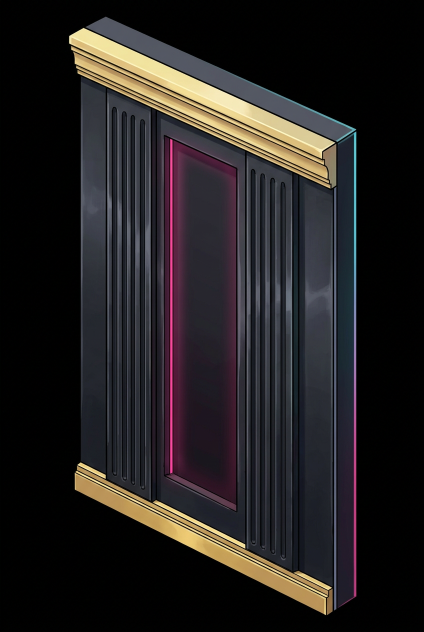
#> input picture ART_ASSETS/tanda_02/_source/wall_straight.png, 848 x 1264 px (shown at 1/2 size)
$ python prepare_tanda_02.py
#> lines starting #> are read from the running program, lines starting #| are printed output that depends on the picture; after the words box and inside, x2 and y2 are one past the last pixel; in counts of white or black regions, pixels touching at a corner belong together
#!/usr/bin/env python3
# -*- coding: utf-8 -*-
"""DEADBEAT DISCO · Fase 1 · Tanda 02 — preparación reproducible de assets.

Convierte las 10 ilustraciones fuente de ART_ASSETS/tanda_02/_source/ en los
PNG finales que el motor espera, usando EXCLUSIVAMENTE las dimensiones de los
slots V5 reales que consumen el pintor de muros ($b / _b) y el pintor de
puertas (Bg). No se genera ninguna lámina, spritesheet ni sustituto.

Recorte:
  1. Se detecta el color de fondo por mediana de las 4 esquinas (negro en 9
     fuentes, blanco en threshold_entry). NO se asume un color fijo.
  2. Clave por distancia al fondo con umbral por asset + rampa de antialias,
     de modo que los halos de neón no dejen bordes sucios.
  3. Se restauran los huecos INTERIORES grandes (negros legítimos del objeto)
     mediante componentes conexas que no tocan el borde: evita agujeros.
  4. Se recorta al bounding box alfa y se escala al tamaño exacto del slot
     (modo 'fit' = recorte centrado, 'contain' = padding transparente).
  5. Se guarda RGBA con canal alfa real, separado de las fuentes originales.

Uso: python3 ART_TOOLS/prepare_tanda_02.py
"""
from __future__ import annotations

import json
import statistics
from collections import deque
from pathlib import Path

from PIL import Image, ImageChops, ImageFilter

ROOT = Path(__file__).resolve().parents[1]
SRC = ROOT / "ART_ASSETS" / "tanda_02" / "_source"
DST = ROOT / "ART_ASSETS" / "tanda_02"

# id, fichero fuente, fichero final, slot V5 REAL, w, h, modo, umbral, pivote,
# uso previsto, referencia de código, nota de adaptación
SPEC = [
    dict(id="A01", name="wall_straight", src="wall_straight.png",
         file="wall_straight.png", slot="wall_stained_glass_arch", w=120, h=176,
         mode="fit", thr=14, pivot="bottom-center",
         use="Panel recto base. El motor lo repite por panel a lo largo de cada edge.",
         code="_b(ctx,i,y,o,r,t) / $b wrapper v8.6 · panelCount=round(edge.len/230)",
         adapt="Proporcion 0.68 coincide con el slot (120x176)."),
    dict(id="A02", name="wall_corner_inner", src="wall_corner_inner.png",
         file="wall_corner_inner.png", slot="wall_limbo_ticket_window", w=144, h=144,
         mode="fit", thr=14, pivot="bottom-center",
         use="Esquina interior / panel de union en muro de circulo 0 (HUB-LIMBO), c%3==1.",
         code="$b wrapper v8.6 · drawImage(lw, i-68, -160, 136, 136)",
         adapt="Proporcion 1:1 coincide con el slot."),
    dict(id="A03", name="wall_corner_outer", src="wall_corner_outer.png",
         file="wall_corner_outer.png", slot="wall_avaricia_vault_door", w=150, h=86,
         mode="fit", thr=14, pivot="bottom-center",
         use="Esquina exterior / modulo de cambio de orientacion, circulo 3.",
         code="$b wrapper · else if(3===o) drawImage(vd, i-84, -132, 168, 96)",
         adapt="1.79 -> 1.74, recorte centrado del 3% horizontal."),
    dict(id="A04", name="wall_end_cap", src="wall_end_cap.png",
         file="wall_end_cap.png", slot="wall_traicion_glacier_panel", w=124, h=64,
         mode="fit", thr=14, pivot="bottom-center",
         use="Remate terminal de tramo de muro, circulo 8.",
         code="$b wrapper · else if(8===o) drawImage(gw, i-84, -128, 168, 87)",
         adapt="1.83 -> 1.94, recorte centrado del 6% vertical."),
    dict(id="A05", name="wall_pillar", src="wall_pillar.png",
         file="wall_pillar.png", slot="nucleo_pillar_prop", w=204, h=505,
         mode="fit", thr=14, pivot="bottom-center",
         use="Pilar estructural. Se resuelve via hasV5Slot() en props con colisionador propio.",
         code="v8.2 resolvePropV5 · hasV5Slot('nucleo_pillar_prop')",
         adapt="0.558 -> 0.404: recorte lateral centrado; el fuste es central y no se pierde."),
    dict(id="A06", name="door_closed", src="door_closed.png",
         file="door_closed.png", slot="campaign_door_leaf", w=76, h=54,
         mode="fit", thr=14, pivot="center",
         crop=(0.115, 0.055, 0.515, 0.965),
         use="Hoja UNA de puerta cerrada. El motor la dibuja dos veces (2ª espejada).",
         code="Bg(door) · drawImage(dl, wx-60-58*o, wy-86, 60, 80) + scale(-1,1)",
         adapt="Se recorta la media puerta IZQUIERDA de la fuente: el slot es una sola "
               "hoja, no la puerta doble. La apertura sigue siendo desplazamiento "
               "58*o de la misma hoja; NO se cambia la logica de apertura."),
    dict(id="A07", name="door_open", src="door_open.png",
         file="door_open.png", slot="campaign_door_side_leaf", w=52, h=136,
         mode="fit", thr=16, pivot="center",
         crop=(0.355, 0.045, 0.585, 0.965),
         use="Hoja lateral de paso abierto. El motor la desplaza -118*o al abrir.",
         code="Bg(door) · else if(|nx|>.58) drawImage(sl, -8, -88-118*o, 48, 136)",
         adapt="INCOMPATIBILIDAD DOCUMENTADA: el motor no tiene un sprite alternativo "
               "de 'puerta abierta'; anima la MISMA hoja con Ot.openT. La pieza se "
               "adapta a la franja central del hueco y se integra como hoja lateral, "
               "no como estado del interruptor de apertura."),
    dict(id="A08", name="doorway_frame", src="doorway_frame.png",
         file="doorway_frame.png", slot="campaign_door_frame", w=196, h=124,
         mode="fit", thr=14, pivot="center",
         use="Marco de portal con centro VACIO: deja ver las hojas detras, cerradas o abiertas.",
         code="Bg(door) · drawImage(df, wx-96, wy-114, 192, 122)",
         adapt="1.83 -> 1.58, recorte centrado del 14% horizontal; el hueco central "
               "se conserva integro para no tapar el paso."),
    dict(id="A09", name="threshold_entry", src="threshold_entry.png",
         file="threshold_entry.png", slot="campaign_door_south_gate", w=196, h=67,
         mode="contain", thr=40, pivot="center",
         use="Umbral de entrada enrasado con el suelo de la puerta sur.",
         code="Bg(door) · else if(ny<-.58) drawImage(sg, wx-98, wy-46, 196, 67)",
         adapt="Fondo BLANCO en la fuente (detectado por esquinas). Diamante 2:1 se "
               "conserva completo con 'contain' y padding transparente: sin deformar "
               "y sin recortar las puntas. No anade colisiones ni falso obstaculo."),
    dict(id="A10", name="wall_neon_detail", src="wall_neon_detail.png",
         file="wall_neon_detail.png", slot="wall_neon_club_crest", w=84, h=84,
         mode="fit", thr=14, pivot="center",
         use="Modulo de neon complementario sobre muro / HUD de escenario.",
         code="$b wrapper · 1===o && c%2===0 drawImage(cr, i-26, -172, 52, 52); "
              "DMO_HUB v3.5 decor 44x44 / 48x48",
         adapt="Proporcion 1:1 coincide con el slot."),
]

HOLE_MIN = 900          # huecos interiores legítimos por debajo de este área se rellenan
RAMP = 26               # rampa de antialias sobre el umbral


def bg_color(im: Image.Image):
    w, h = im.size
    pts = [im.getpixel(p) for p in [(0, 0), (w - 1, 0), (0, h - 1), (w - 1, h - 1),
                                    (w // 2, 0), (w // 2, h - 1), (0, h // 2), (w - 1, h // 2)]]
    return tuple(int(statistics.median(c[k] for c in pts)) for k in range(3))


def build_alpha(im: Image.Image, thr: int):
    """Devuelve una máscara L (0=fondo, 255=objeto) con rampa y cierre de huecos."""
    bg = bg_color(im)
    solid = Image.new("RGB", im.size, bg)
    diff = ImageChops.difference(im, solid)
    # distancia por canal -> máximo de los tres
    r, g, b = diff.split()
    dist = ImageChops.lighter(ImageChops.lighter(r, g), b)

    # rampa: por debajo de thr -> 0; entre thr y thr+RAMP -> transición suave
    lut = [0 if v <= thr else (255 if v >= thr + RAMP else int(255 * (v - thr) / RAMP))
           for v in range(256)]
    alpha = dist.point(lut)

    # Cierre de huecos interiores: binarizamos y etiquetamos componentes de
    # "transparente" que NO tocan el borde. Las grandes son detalles negros
    # legítimos del objeto (fondo, vidriera, jambas), no fondo.
    binary = alpha.point(lambda v: 255 if v >= 128 else 0)
    w, h = binary.size
    px = binary.load()
    seen = bytearray(w * h)
    q = deque()
    for x in range(w):
        for y in (0, h - 1):
            i = y * w + x
            if px[x, y] == 0 and not seen[i]:
                seen[i] = 1
                q.append((x, y))
    for y in range(h):
        for x in (0, w - 1):
            i = y * w + x
            if px[x, y] == 0 and not seen[i]:
                seen[i] = 1
                q.append((x, y))
    while q:                                   # fondo conectado al borde
        x, y = q.popleft()
        for nx, ny in ((x - 1, y), (x + 1, y), (x, y - 1), (x, y + 1)):
            if 0 <= nx < w and 0 <= ny < h:
                j = ny * w + nx
                if not seen[j] and px[nx, ny] == 0:
                    seen[j] = 1
                    q.append((nx, ny))

    out = alpha.copy()
    op = out.load()
    for y in range(h):
        for x in range(w):
            i = y * w + x
            if px[x, y] == 0 and not seen[i]:   # hueco interior
                op[x, y] = 255
    # antialias final muy ligero, sin comer el contorno
    return out.filter(ImageFilter.GaussianBlur(0.45)), bg


def crop_alpha(im: Image.Image, alpha: Image.Image):
    bbox = alpha.getbbox()
    if not bbox:
        raise RuntimeError("recorte vacío: toda la imagen se consideró fondo")
    return im.crop(bbox), alpha.crop(bbox)


def place(im: Image.Image, alpha: Image.Image, W: int, H: int, mode: str):
    sw, sh = im.size
    if mode == "contain":
        k = min(W / sw, H / sh)
        nw, nh = max(1, round(sw * k)), max(1, round(sh * k))
        placed = Image.new("RGBA", (W, H), (0, 0, 0, 0))
        piece = im.convert("RGBA").resize((nw, nh), Image.LANCZOS)
        pa = alpha.resize((nw, nh), Image.LANCZOS)
        piece.putalpha(pa)
        placed.paste(piece, ((W - nw) // 2, (H - nh) // 2))
        return placed, (nw, nh, (W - nw) // 2, (H - nh) // 2)
    # fit: escala cubriendo y recorta el exceso centrado (sin deformar)
    k = max(W / sw, H / sh)
    nw, nh = max(1, round(sw * k)), max(1, round(sh * k))
    big = im.convert("RGBA").resize((nw, nh), Image.LANCZOS)
    ba = alpha.resize((nw, nh), Image.LANCZOS)
    big.putalpha(ba)
    l, t = (nw - W) // 2, (nh - H) // 2
    return big.crop((l, t, l + W, t + H)), (nw, nh, l, t)


def main():
    DST.mkdir(parents=True, exist_ok=True)
    manifest = {
        "tanda": "02",
        "title": "Reconstruccion artistica: arquitectura modular de la discoteca",
        "family": "arquitectura interior modular",
        "loader": "window.__DDM_V5_IMG[key] -> window.__DDM_GET_V5(key) "
                  "(registro V5 existente, ampliado en ART_PACK/art_pack.js)",
        "html": "DEADBEAT_DISCO.ART.html (sin modificar: ya carga ART_PACK/art_pack.js)",
        "count": len(SPEC),
        "preparation": "ART_TOOLS/prepare_tanda_02.py · Pillow · recorte por distancia "
                       "al color de fondo detectado en esquinas · cierre de huecos "
                       "interiores · LANCZOS · canal alfa real",
        "assets": [],
    }
    for s in SPEC:
        src_path = SRC / s["src"]
        src = Image.open(src_path).convert("RGB")
#> src is the input picture: PIL image 848x1264 RGB; mean R, G, B 35.4, 32.1, 32.4
        if s.get("crop"):
            a, b, c, d = s["crop"]
            w, h = src.size
            src = src.crop((round(a * w), round(b * h), round(c * w), round(d * h)))
        alpha, bg = build_alpha(src, s["thr"])
#> in bg_color, `pts = [im.getpixel(p) for p in [(0, 0), (w - 1, 0), (0, h - 1), (w - 1..`: pts = [(0, 1, 0), (2, 1, 1), (1, 1, 1), (3, 6, 3), (0, 2, 2), (2, 3, 2), (2, 2, 0), (0, 1, 1)]
#> in build_alpha, `bg = bg_color(im)`: bg = (1, 1, 1)
#> in build_alpha, `solid = Image.new("RGB", im.size, bg)`: solid: PIL image 848x1264 RGB; every value is 1
#> in build_alpha, `binary = alpha.point(lambda v: 255 if v >= 128 else 0)`:
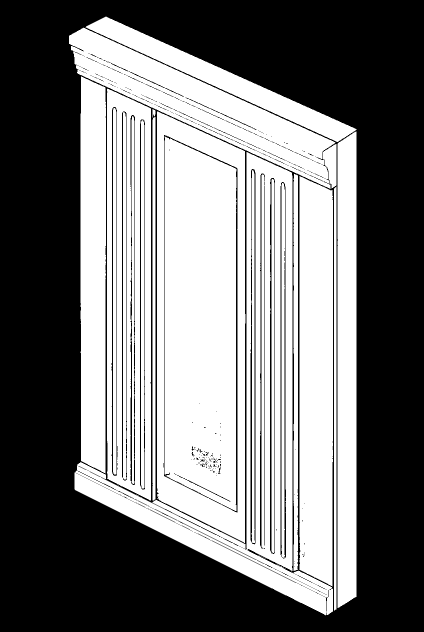
#> binary: PIL image 848x1264 L (shown at 1/2 size); 46.2% white; 16 white regions (1 under 20 px), largest, box (x1, y1, x2, y2) and area: (314, 223, 491, 1086) 133340, (149, 304, 666, 1231) 85342, (599, 352, 666, 1173) 52546
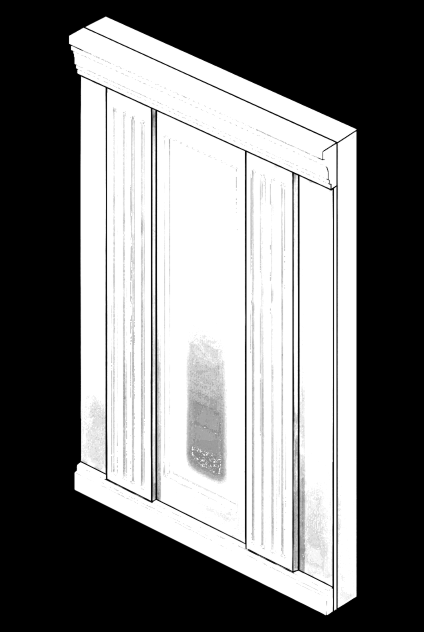
#> alpha: PIL image 848x1264 L (shown at 1/2 size); min 0, max 255, mean 120.8
#> bg = (1, 1, 1)
        obj, alpha = crop_alpha(src, alpha)
#> in crop_alpha, `bbox = alpha.getbbox()`: bbox = (136, 31, 715, 1232)
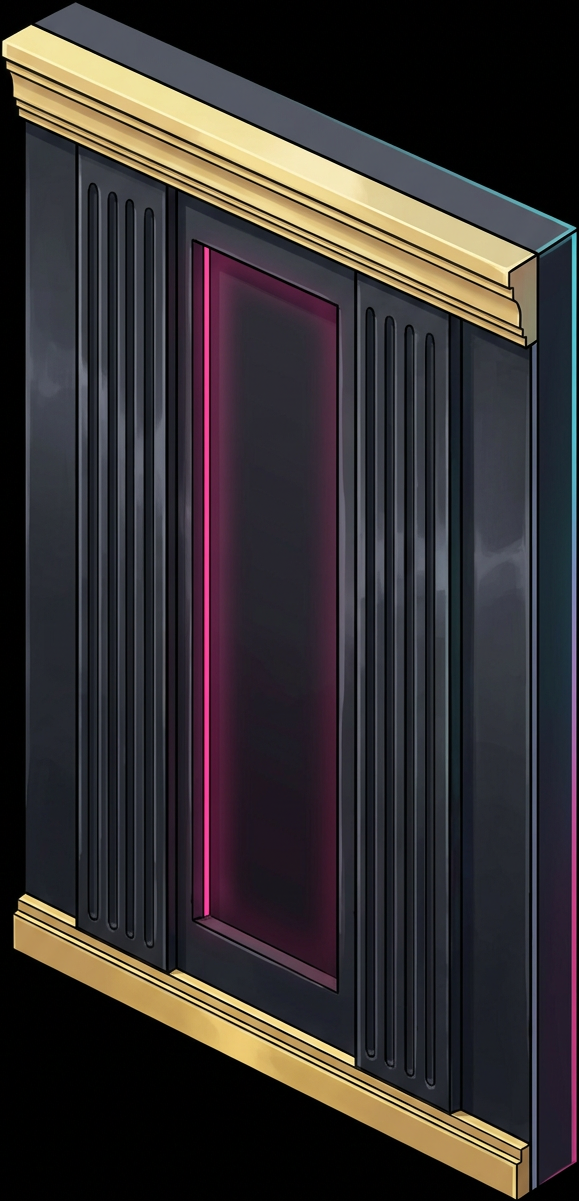
#> obj: PIL image 579x1201 RGB; mean R, G, B 54.3, 49.3, 49.7
#> alpha: PIL image 579x1201 L
        final, geo = place(obj, alpha, s["w"], s["h"], s["mode"])
#> in place, `ba = alpha.resize((nw, nh), Image.LANCZOS)`:
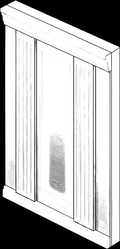
#> ba: PIL image 120x249 L; min 0, max 255, mean 185.4
#> in place, `big.putalpha(ba)`:
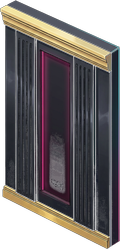
#> big: PIL image 120x249 RGBA; mean R, G, B, A 54.4, 49.4, 49.9, 185.4; transparent parts drawn white
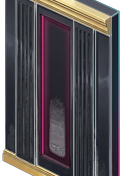
#> final: PIL image 120x176 RGBA; mean R, G, B, A 55.9, 50.9, 55.5, 221.6; transparent parts drawn white
#> geo = (120, 249, 0, 36)
        out = DST / s["file"]
        final.save(out, "PNG", optimize=True)

        # verificación inmediata del canal alfa y de la decodificación
        chk = Image.open(out)
        chk.load()
        a = chk.getchannel("A")
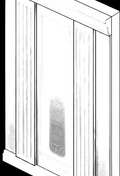
#> a: PIL image 120x176 L; min 0, max 255, mean 221.6
        lo, hi = a.getextrema()
#> lo = 0; hi = 255
        opaque = sum(1 for v in a.getdata() if v > 8)
#> opaque = 19963
        total = s["w"] * s["h"]
        manifest["assets"].append({
            "id": s["id"], "name": s["name"], "path": "ART_ASSETS/tanda_02/" + s["file"],
            "source": "ART_ASSETS/tanda_02/_source/" + s["src"],
            "width": chk.width, "height": chk.height,
            "format": "PNG", "mode": chk.mode, "alpha": True,
            "alphaExtrema": [lo, hi], "opaqueRatio": round(opaque / total, 4),
#> (the run stopped early here; a loop or call above may not have finished)

$ run again, with ART_ASSETS/tanda_02/_source/door_open.png copied over ART_ASSETS/tanda_02/_source/wall_straight.png
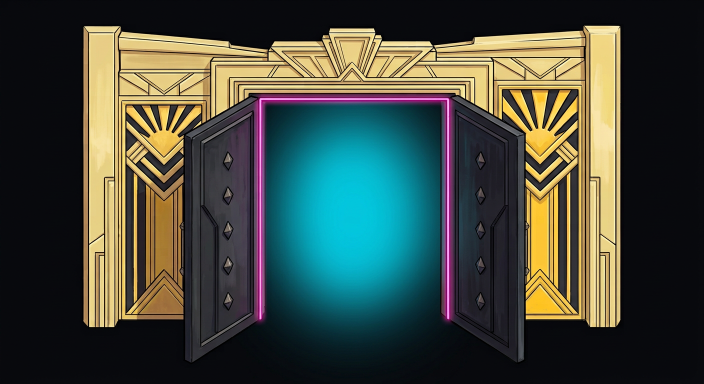
#> input picture ART_ASSETS/tanda_02/_source/door_open.png, 1408 x 768 px (shown at 1/2 size)
#> in main, src is the input picture: PIL image 1408x768 RGB; mean R, G, B 65.6, 73.3, 62.8
#> pts = [(6, 9, 11), (6, 8, 10), (7, 8, 11), (17, 18, 19), (6, 7, 12), (9, 13, 17), (8, 10, 13), (6, 8, 12)]
#> in build_alpha, `bg = bg_color(im)`: bg = (6, 8, 12)
#> in build_alpha, `binary = alpha.point(lambda v: 255 if v >= 128 else 0)`:
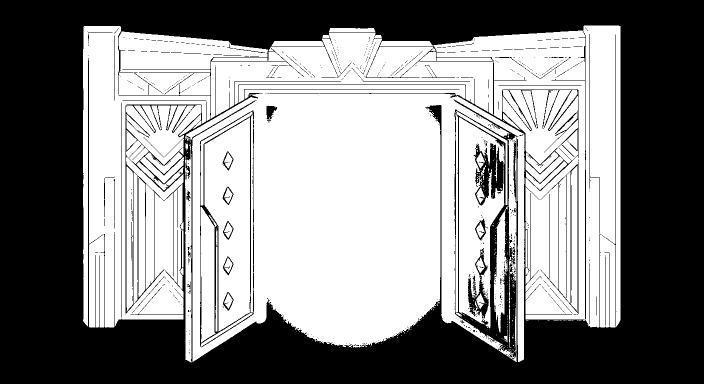
#> binary: PIL image 1408x768 L (shown at 1/2 size); 53.2% white; 769 black regions (705 under 20 px), largest, box (x1, y1, x2, y2) and area: (0, 0, 1408, 768) 489026, (400, 221, 508, 695) 4551, (1081, 323, 1157, 629) 1996
#> bbox = (164, 49, 1243, 730)
#> geo = (279, 176, 79, 0)
#> in main, `a = chk.getchannel("A")`:
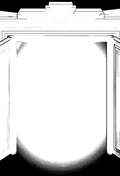
#> a: PIL image 120x176 L; min 0, max 255, mean 212
#> lo = 0; hi = 255
#> opaque = 18864
